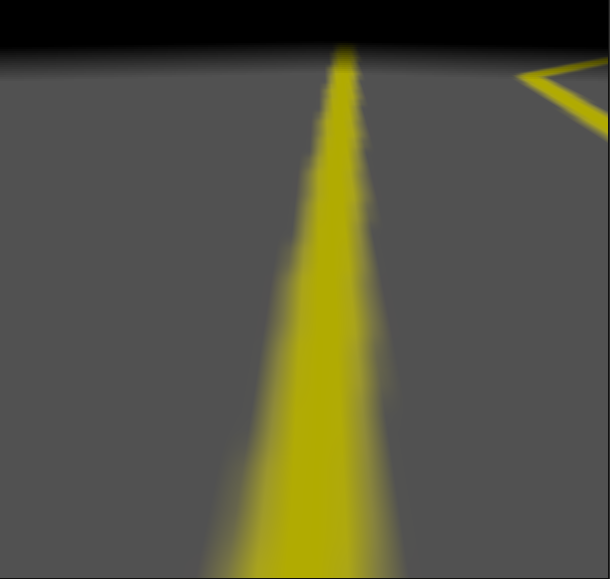
#> input picture images/center.png, 610 x 579 px
$ python detect_img.py
#> lines starting #> are read from the running program, lines starting #| are printed output that depends on the picture
import cv2
import numpy as np
def func():
   gray_img = cv2.imread('./images/center.png',cv2.IMREAD_GRAYSCALE)
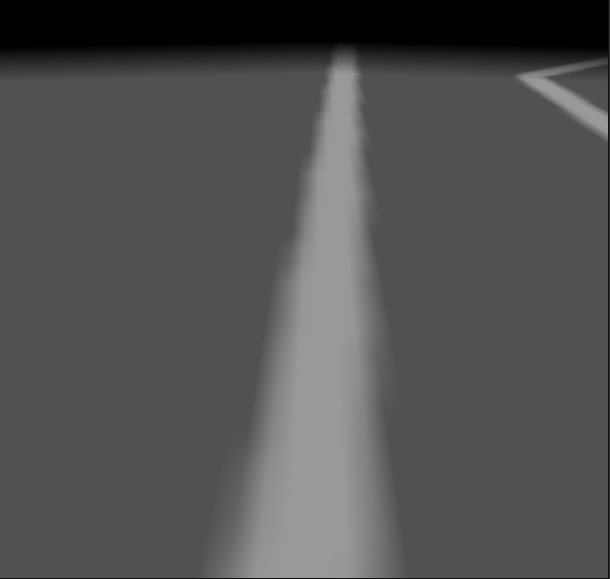
#> gray_img: shape (579, 610); min 0, max 153, mean 81.5
   cv2.imshow('gray',gray_img)


   rect_img = cv2.rectangle(gray_img, (150,543),(199,604),(0,0,255),3)
   rect_img = cv2.rectangle(gray_img, (381,540),(437,602),(0,0,255),3)
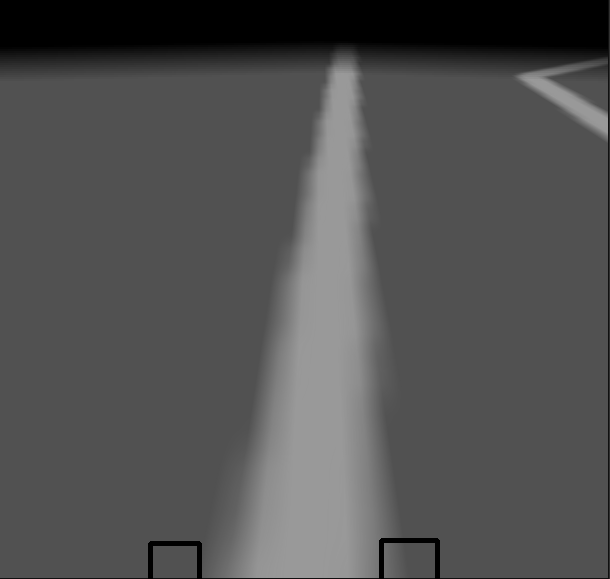
#> rect_img: shape (579, 610); min 0, max 153, mean 81.2

   cv2.imshow('rect',rect_img)

   left_img = gray_img[150:199, 543:604]
#> left_img: shape (49, 61); every value is 81
   right_img = gray_img[381:437, 540:602]
#> right_img: shape (56, 62); every value is 81

   if np.all(left_img <90):
      print('Right')
      pass
   if np.all(right_img < 90):
      print('left')
      pass

   cv2.waitKey(0)


if __name__ == '__main__':
   func()
   pass

$ run again, with images/left.png copied over images/center.png
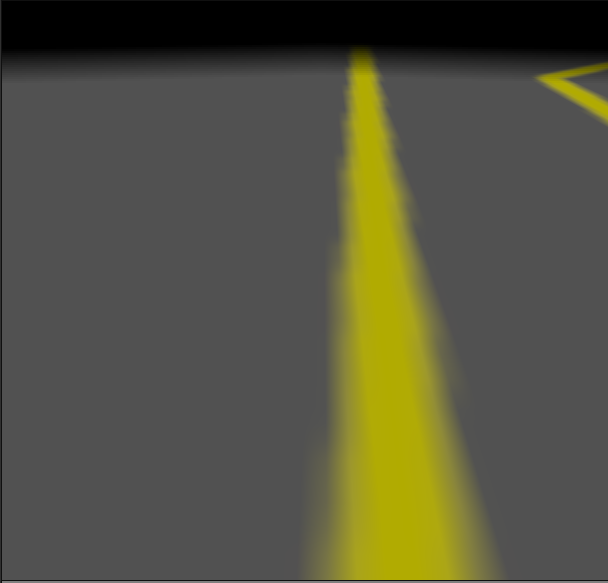
#> input picture images/left.png, 608 x 583 px
#> in func, `gray_img = cv2.imread('./images/center.png',cv2.IMREAD_GRAYSCALE)`:
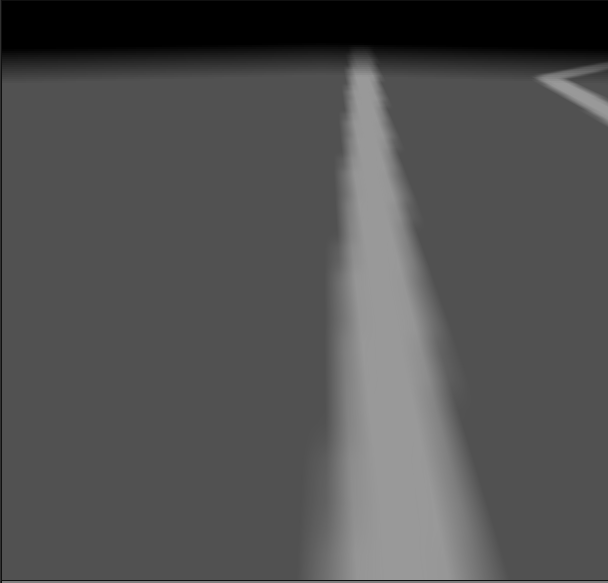
#> gray_img: shape (583, 608); min 0, max 153, mean 81.4
#> in func, `rect_img = cv2.rectangle(gray_img, (381,540),(437,602),(0,0,255),3)`:
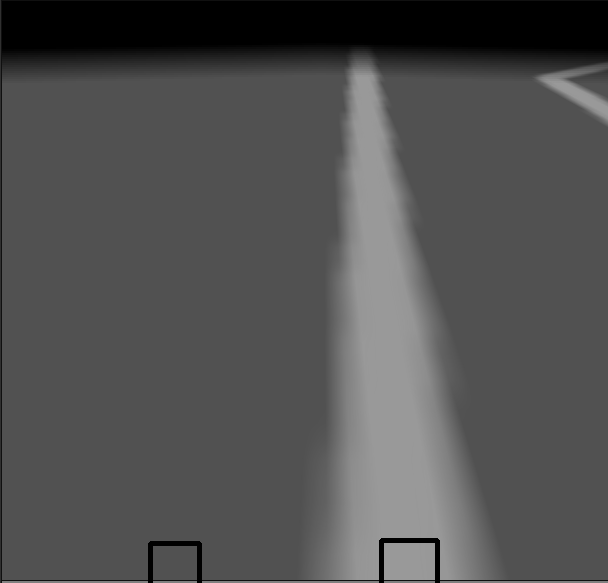
#> rect_img: shape (583, 608); min 0, max 153, mean 80.9
#> left_img: shape (49, 61); every value is 81
#> right_img: shape (56, 62); every value is 81

$ run again, with images/right.png copied over images/center.png
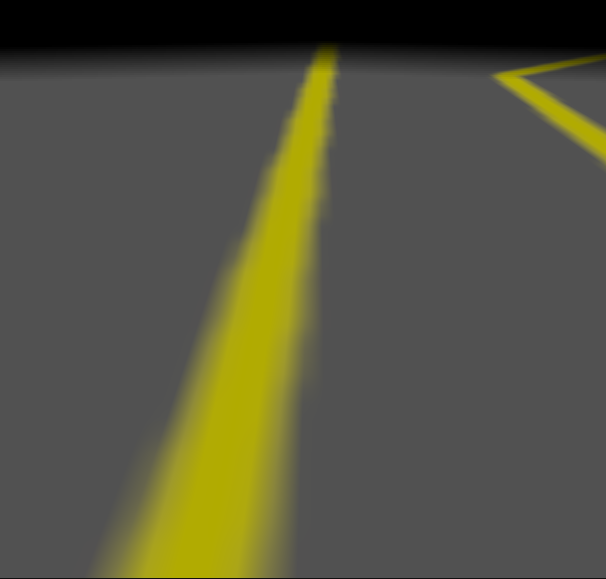
#> input picture images/right.png, 606 x 579 px
#> in func, `rect_img = cv2.rectangle(gray_img, (381,540),(437,602),(0,0,255),3)`:
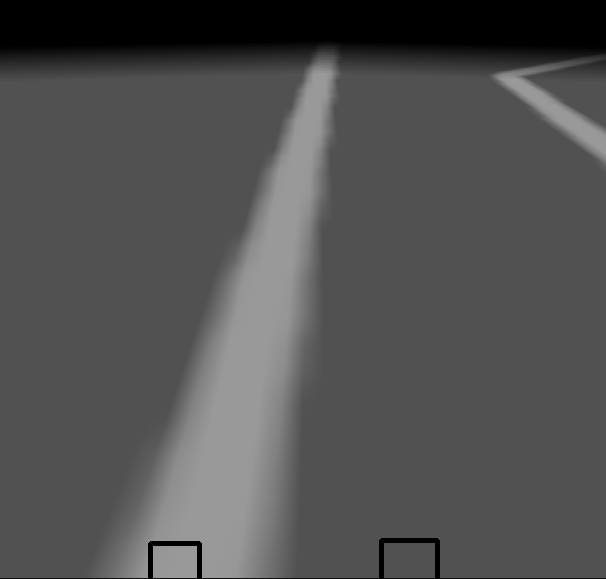
#> rect_img: shape (579, 606); min 0, max 153, mean 81.5
#> in func, `left_img = gray_img[150:199, 543:604]`:
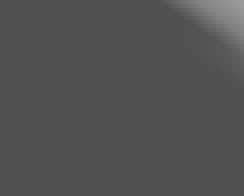
#> left_img: shape (49, 61) (shown 4 times larger); min 81, max 153, mean 83.1
#> right_img: shape (56, 62); every value is 81
